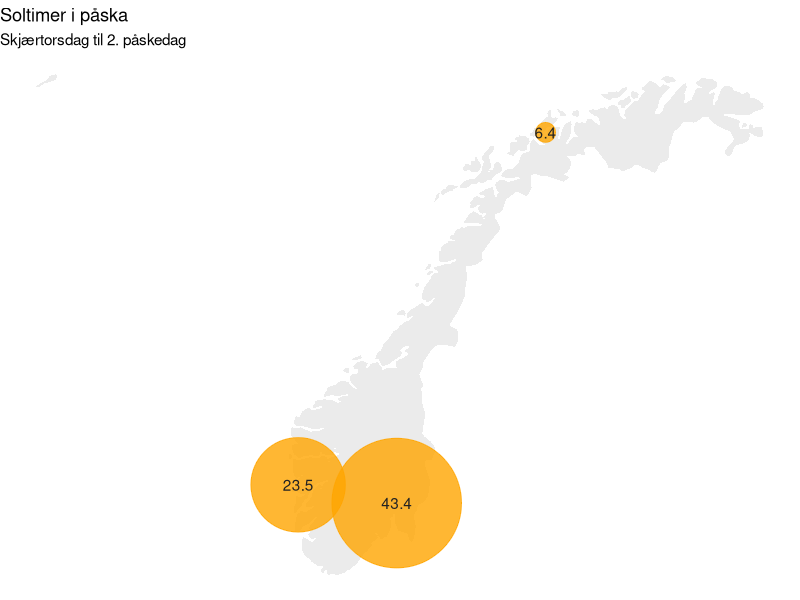
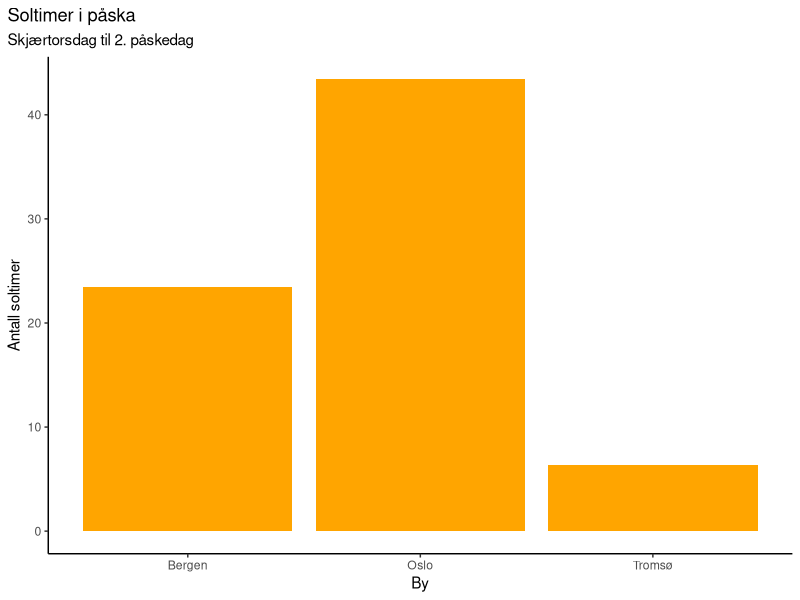

These charts were generated, in order, by the following R code:
## ---- chunk 1
library(ggplot2)
library(dplyr)
library(maps)
library(kableExtra)
## ---- chunk 2
data = tibble(
           city=c("Tromsø", "Bergen","Oslo"),
           hours=c(6.4, 23.5, 43.4), 
           lat = c(69.65, 60.39, 59.91 ),
           long = c(18.95, 5.32, 10.75))

kable(data, format="markdown")
## ---- chunk 3
norway <- map_data("world") %>%
  filter(region == "Norway") %>%
  filter(lat < 72)

ggplot() +
  geom_polygon(data = norway,
               aes(x=long,y = lat, group = group), 
               fill="grey", alpha=0.3) + 
  geom_point(data = data, 
             aes(x=long,y=lat, size=hours),
             color="orange",
             alpha = 0.8,
             show.legend = F) + 
  geom_text(data = data,
            aes(x=long, y=lat, label=hours), 
						color="#222222") + 
  scale_size(range = c(6.4, 43.4)) +
  theme(legend.position="none") + 
  labs(title="Soltimer i påska", subtitle="Skjærtorsdag til 2. påskedag") + 
  theme_void()


## ---- chunk 4

data %>% 
  ggplot(aes(x=city, y=hours)) + 
    geom_bar(stat="identity",fill="orange") + 
  xlab("By") + 
  ylab("Antall soltimer") + 
  labs(title="Soltimer i påska", subtitle="Skjærtorsdag til 2. påskedag") + 
  theme_classic() + 
  theme(plot.title.position = "plot") 
